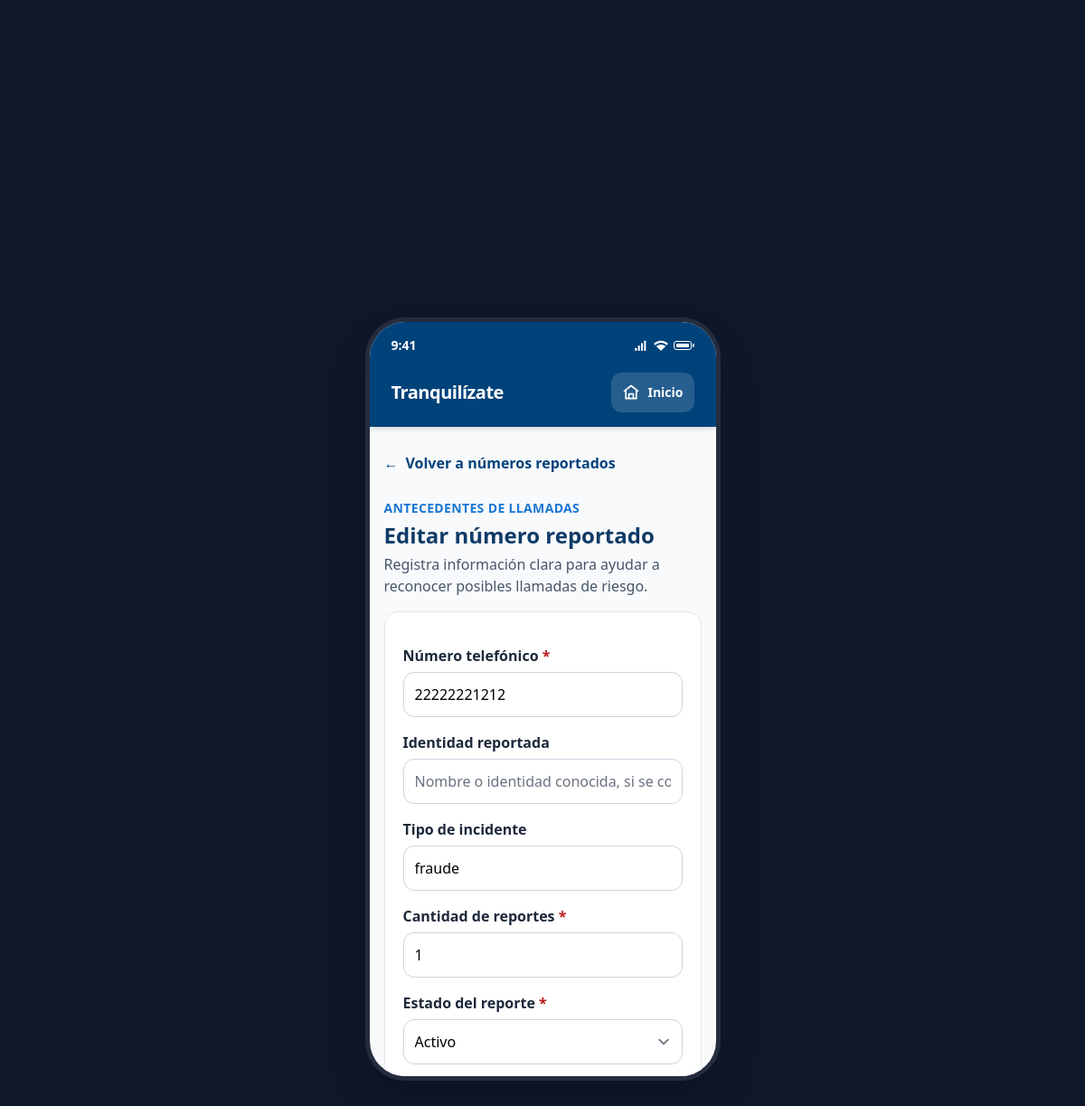
The app's page /reportados/1/editar/ with its own data.
### llamadas/models.py (models this page shows, shortened)
class NumeroReportado(models.Model):
    numero_telefonico = models.CharField(max_length=18, unique=True)
    identidad_reportada = models.CharField(max_length=200, blank=True, default='')
    descripcion = models.TextField(blank=True, default='')
    tipo_incidente = models.CharField(max_length=80, blank=True, default='')
    cantidad_reportes = models.PositiveIntegerField(default=1)
    fecha_primer_reporte = models.DateTimeField(auto_now_add=True)
    fecha_ultimo_reporte = models.DateTimeField(auto_now=True)
    estado = models.CharField(
        max_length=32,
        choices=EstadoRegistroReporte.choices,
        default=EstadoRegistroReporte.ACTIVO,
    )
    class Meta:
        ordering = ['-fecha_ultimo_reporte']
        verbose_name = 'Número reportado'
        verbose_name_plural = 'Números reportados'

### llamadas/views.py (the view)
# urls.py: path('reportados/<int:pk>/editar/', views.numero_reportado_editar, name='numero_reportado_editar'),
@never_cache
def numero_reportado_editar(request, pk):
    registro = get_object_or_404(NumeroReportado, pk=pk)
    form = NumeroReportadoForm(request.POST or None, instance=registro)
    if request.method == 'POST' and form.is_valid():
        form.save()
        messages.success(request, 'Número reportado actualizado correctamente.')
        return redirect('lista_numeros_reportados')
    return render(request, 'llamadas/numero_reportado_form.html', {
        'titulo': 'Editar número reportado',
        'registro': registro,
        'form': form,
    })

### templates/llamadas/numero_reportado_form.html (shortened to what this page needs)
{% extends 'base.html' %}
{% block content %}
<section class="mx-auto max-w-xl space-y-4">
  <a href="{% url 'lista_numeros_reportados' %}" class="inline-flex min-h-12 items-center gap-2 text-base font-bold text-brand-header" aria-label="Volver a números reportados"><span aria-hidden="true">←</span> Volver a números reportados</a>
  <div>
    <p class="text-sm font-bold uppercase tracking-wide text-brand-accent">Antecedentes de llamadas</p>
    <h1 class="mt-1 text-2xl font-extrabold text-brand-navy">{{ titulo }}</h1>
    <p class="mt-1 text-base leading-6 text-slate-600">Registra información clara para ayudar a reconocer posibles llamadas de riesgo.</p>
  </div>
  <form method="post" data-report-form data-invalid="{% if form.errors %}true{% else %}false{% endif %}" data-return-url="{% url 'lista_numeros_reportados' %}" class="space-y-4 rounded-2xl border border-slate-200 bg-white p-5 shadow-sm">
    {% for field in form %}
      <div class="space-y-1.5">
        <label for="{{ field.id_for_label }}" class="block text-base font-bold text-slate-800">{{ field.label }}{% if field.field.required %}<span aria-hidden="true" class="text-red-700"> *</span>{% endif %}</label>
        {{ field }}
      </div>
    {% endfor %}
  </form>
</section>
{% endblock %}

### templates/base.html (style rules this page uses)
body { background: #0f172a; -webkit-tap-highlight-color: transparent; user-select: none; }

### records on screen
NumeroReportado: form "22222221212" "fraude" "1" "Activo"

### other values on screen
{{ titulo }} "Editar número reportado"
{{ field.label }} "Número telefónico" "Identidad reportada" "Tipo de incidente" "Cantidad de reportes" "Estado del reporte"
